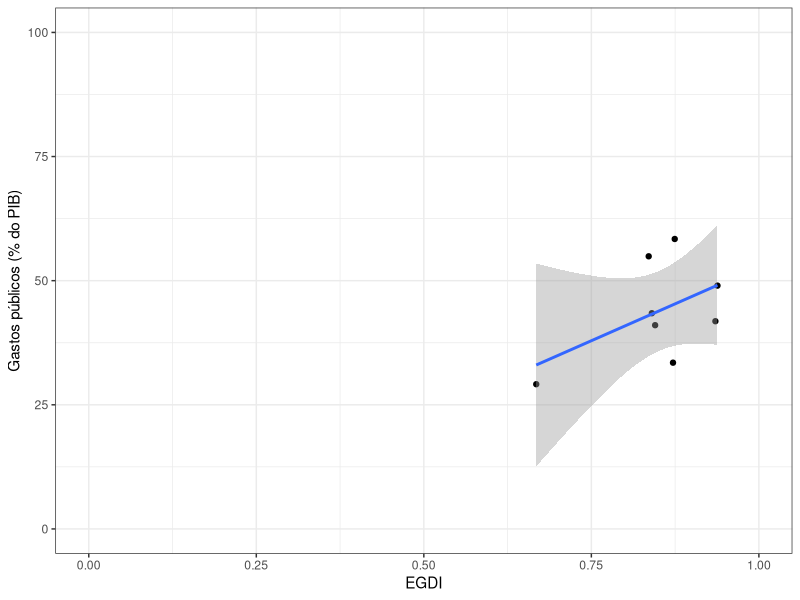

The R script that drew this image:
library(tidyverse)
library(readxl)

egdi <- read.csv('EGOV_DATA_2024.csv') %>% 
    select(Country.Name, E.Government.Index) %>%
    arrange(Country.Name)

gastos_publicos <- read_excel('imf_government_expenditure.xls') %>% 
    arrange(Country)

setdiff(gastos_publicos$Country, egdi$Country.Name)

gastos_publicos <- gastos_publicos %>% 
    mutate(Country = case_when(
        Country == 'Vietnam' ~ 'Viet Nam',
        Country == 'Georgia' ~ 'Georgia (Country)',
        Country == 'China, People\'s Republic of' ~ 'China',
        Country == 'China, People\'s Republic of' ~ 'China',
        Country == 'Republic of Congo' ~ 'Congo',
        Country == 'Türkiye, Republic of' ~ 'Türkiye',
        Country == "Micronesia, Fed. States of" ~ "Micronesia (Federated States of)",
        Country == "United States" ~ "United States of America",
        Country == "United Kingdom" ~ "United Kingdom of Great Britain and Northern Ireland",
        Country == "Tanzania" ~ "United Republic of Tanzania",
        Country == "Slovak Republic" ~ "Slovakia",
        Country == "Moldova" ~ "Republic of Moldova",
        Country == "Kyrgyz Republic" ~ "Kyrgyzstan",
        Country == "Korea, Republic of" ~ "Republic of Korea",
        Country == "Iran" ~ "Iran (Islamic Republic of)",
        TRUE ~ Country
    ))

setdiff(gastos_publicos$Country, egdi$Country.Name)

gastos_publicos <- gastos_publicos %>%
    filter(Country %in% egdi$Country.Name)

egdi <- egdi %>%
    filter(Country.Name %in% gastos_publicos$Country)

data.frame(
    egdi = egdi$E.Government.Index,
    gastos_publicos = gastos_publicos$Percentage
  ) %>%
  ggplot(aes(egdi, gastos_publicos)) +
      geom_point() +
      geom_smooth(method = 'lm') +
      coord_cartesian(ylim = c(0, 100), xlim = c(0, 1)) +
      labs(
          x = 'EGDI',
          y = 'Gastos públicos (% do PIB)'
      ) +
      theme_bw()
